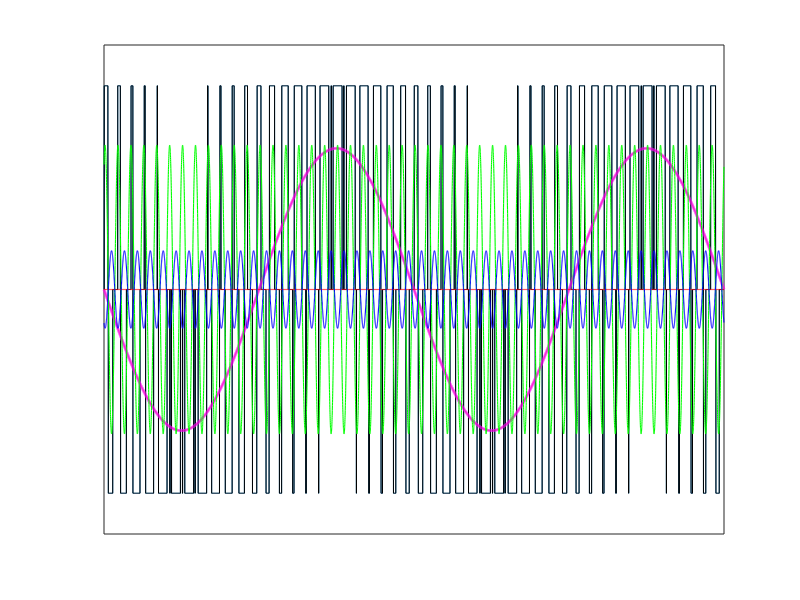
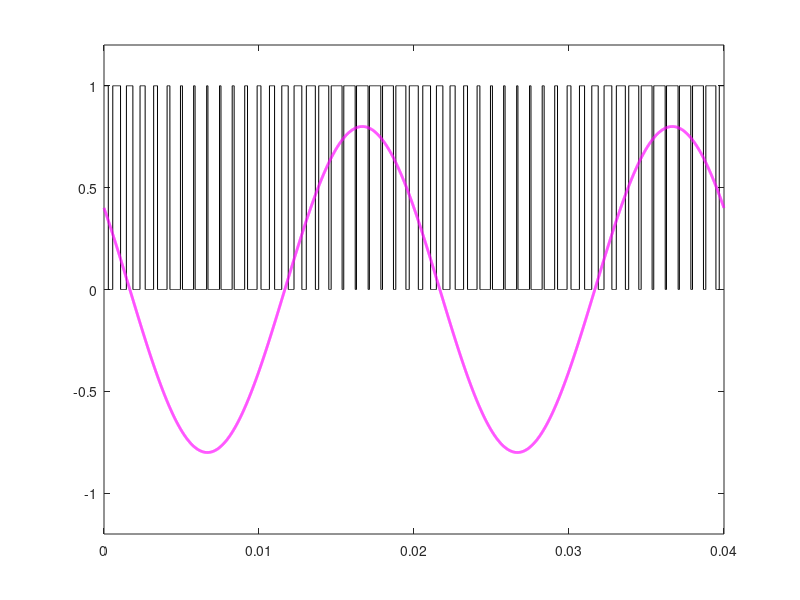
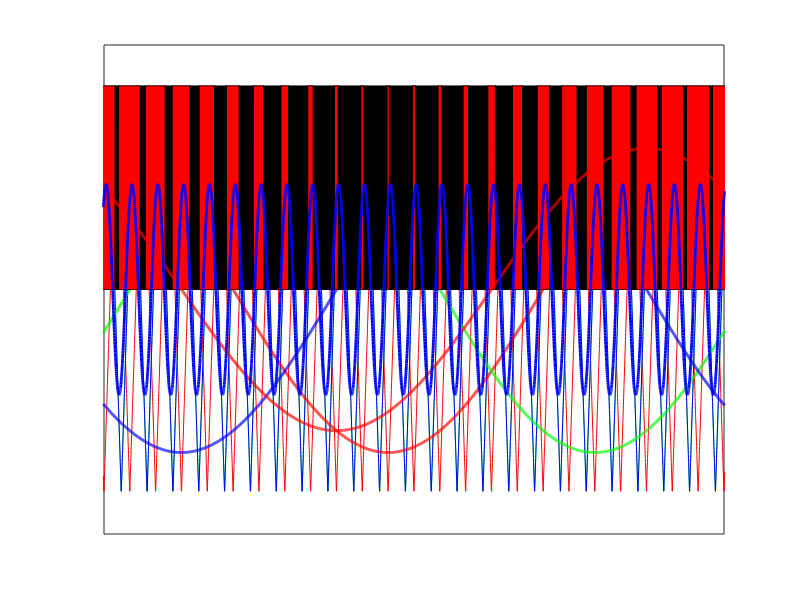

The MATLAB source for these figures, in order:
clear ;
clc;
tic;
%% Time array
ma = 0.8;
fout = 50; % Hz
fsw = 1200; % Hz
Tstep = (1/fsw)/200; % s
Ts = Tstep; % s
Tfinal =2/fout ; % s
time_array = 0:Tstep:Tfinal-Tstep;
NumberofSteps = numel(time_array);
%Generate switching signals
The_c=0;
phaseA=pi/3+0;
phaseB=pi/3-2*pi/3;
phaseC=pi/3+2*pi/3;
VrefA = ma*cos(2*pi*fout*time_array+phaseA);
VrefB = ma*cos(2*pi*fout*time_array+phaseB);
VrefC = ma*cos(2*pi*fout*time_array+phaseC);
Vtriang = zeros(1, NumberofSteps);
for k = 1:Tfinal*fsw
   Triang_temp = triang(1/(Ts*fsw));
   Vtriang((length(Triang_temp)*(k-1)+1:k/(Tstep*fsw))) = (Triang_temp*2)-1;
end
%%
carrierPhA=0;
carrierPhB=120;
carrierPhC=120;
carA= round(carrierPhA/(fsw*Ts)/360);
if carA==0
    carA=1;
end
carB= round(carrierPhB/(fsw*Ts)/360);
if carB==0
    carB=1;
end
carC= round(carrierPhC/(fsw*Ts)/360);
if carC==0
    carC=1;
end

% VcarrierA=zeros(1,length(Vtriang));
% VcarrierB=zeros(1,length(Vtriang));
% VcarrierC=zeros(1,length(Vtriang));

%%
VcarrierA = [ Vtriang(carA:end), zeros(1,carA-1)];
VcarrierB = [ Vtriang(carB:end), zeros(1,carB-1)];
VcarrierC = [ Vtriang(carC:end), zeros(1,carC-1)];

%%
SA = double(VrefA > VcarrierA);
SB = double(VrefB > VcarrierB);
SC = double(VrefC > VcarrierC);

VphaA = ma*cos(2*pi*fout*time_array+phaseA)/2;
VphaB = ma*cos(2*pi*fout*time_array+phaseB)/2;
VphaC = ma*cos(2*pi*fout*time_array+phaseC)/2;
%%
plot(time_array,SA-SB)
ylim([-2 2])
hold on;
plot(time_array,VphaA-VphaB)

%%
carrierPhA=carrierPhA*pi/180;
carrierPhB=carrierPhB*pi/180;
carrierPhC=carrierPhC*pi/180;
m=1; % carrier
n=2; % fundamental
mag_fsw=2*m*besselj(0,ma*pi/2)/pi;
Vfsw_A=(2*m*besselj(0,ma*pi/2)/pi)*cos(2*pi*fsw*time_array+carrierPhA);
Vfsw_B=(2*m*besselj(0,ma*pi/2)/pi)*cos(2*pi*fsw*time_array+carrierPhB);
Vfsw_C=(2*m*besselj(0,ma*pi/2)/pi)*cos(2*pi*fsw*time_array+carrierPhC);
%%
VfswSL_A=2.*besselj(n,m*ma*pi/2)/(m*pi)*cos(2*pi*fsw*time_array+carrierPhA-2*phaseA);
VfswSL_B=2.*besselj(n,m*ma*pi/2)/(m*pi)*cos(2*pi*fsw*time_array+carrierPhB-2*phaseB);
VfswSL_C=2.*besselj(n,m*ma*pi/2)/(m*pi)*cos(2*pi*fsw*time_array+carrierPhB-2*phaseC);
%%
VfswSH_A=2.*besselj(n,m*ma*pi/2)/(m*pi)*cos(2*pi*fsw*time_array+carrierPhA+2*phaseA);
VfswSH_B=2.*besselj(n,m*ma*pi/2)/(m*pi)*cos(2*pi*fsw*time_array+carrierPhB+2*phaseB);
VfswSH_C=2.*besselj(n,m*ma*pi/2)/(m*pi)*cos(2*pi*fsw*time_array+carrierPhB+2*phaseC);

%%
plot(time_array,SA-SB,'color','k','LineWidth',0.4)
hold on;
plot(time_array,VphaA-VphaB,'color','m','LineWidth',2)
hold on; 
plot(time_array,Vfsw_A-Vfsw_B,'color','g','LineWidth',0.8);
hold on;
plot(time_array,VfswSL_A-VfswSL_B,'color','r','LineWidth',0.8);
hold on;
plot(time_array,VfswSH_A-VfswSH_B,'color','b','LineWidth',0.8);
hold on;
set(gca,'xtick',[])
set(gca,'ytick',[])
ylim([-1.2 1.2])
%%
figure();
plot(time_array,SA,'color','k','LineWidth',0.4)
ylim([-1.2 1.2])
hold on;
plot(time_array,VrefA,'color','m','LineWidth',2)
hold on; 
%%

figure();
plot(time_array,VcarrierA,'color','r','LineWidth',0.4)
ylim([-1.2 1.2])
hold on;
plot(time_array,VcarrierB,'color','g','LineWidth',0.4)
ylim([-1.2 1.2])
hold on;
plot(time_array,VcarrierC,'color','b','LineWidth',0.4)
ylim([-1.2 1.2])
hold on
plot(time_array,VrefA,'-','color','r','LineWidth',2)
hold on; 
plot(time_array,VrefB,'-','color','g','LineWidth',2)
hold on; 
plot(time_array,VrefC,'-','color','b','LineWidth',2)
hold on; 
set(gca,'xtick',[])
set(gca,'ytick',[])
xlim([7/8/fout 15/8/fout])

%%
plot(time_array,SA)
y=zeros(1,length(SA));

for j=1:length(SA)
if SA(j)==1
    SAp(j)=0;
else 
    SAp(j)=1; 
end
end
%%
x2 = [time_array, fliplr(time_array)];
inBetween = [SA, fliplr(y)];
inBetween2 = [SAp, fliplr(y)];
%%
fill(x2, inBetween, 'r');
hold on;
fill(x2, inBetween2, 'k');
hold on;

%%

plot(time_array,VphaA-VphaB,'color','r','LineWidth',2)
hold on; 
plot(time_array,Vfsw_A-Vfsw_B+VfswSL_A-VfswSL_B+VfswSH_A-VfswSH_B,'color','b','LineWidth',2);
hold on;

set(gca,'xtick',[])
set(gca,'ytick',[])
ylim([-1.2 1.2])
